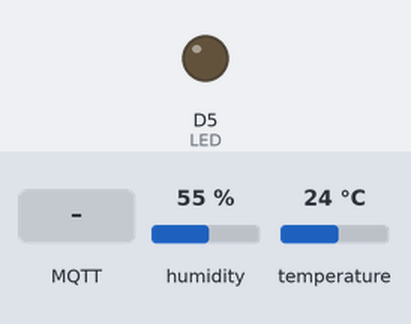
This sketch was run on a simulated ESP8266 (NodeMCU). Shown: output pins drawn as LEDs (lit = HIGH). The test bench sets the inputs (shaded band); at power-on: humidity 55 %, temperature 24 °C. WiFi joins after 1.5 s; servers stay silent unless stated; no MQTT or app messages arrive unless stated; what the sketch prints to the serial monitor is not drawn.

Above: at 2.7 s.
2.8 s: MQTT message "1" arrives on the first subscribed topic
At 4.0 s:
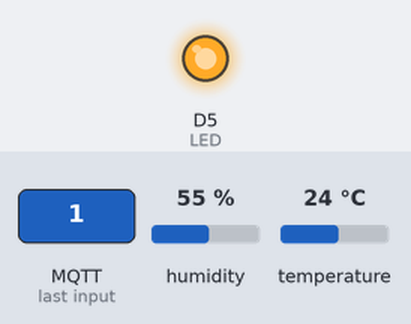
4.3 s: MQTT message "0" arrives on the first subscribed topic
At 5.2 s:
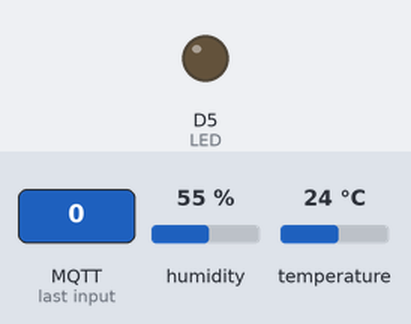
Timing chart, 0 to 7.3 s (numbered marks = the images above; inputs shaded):
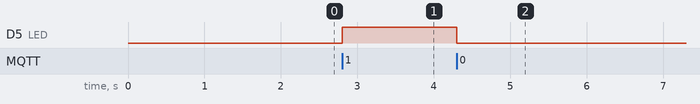

Measured:
- after the input at 2.8 s, D5 (LED): LOW → HIGH at once
- after the input at 4.3 s, D5 (LED): HIGH → LOW at once

The sketch:

iot-final.ino
```cpp
#include <DHT.h>
#include <DHT_U.h>

#include <LiquidCrystal.h>


/*
 Basic ESP8266 MQTT example
 This sketch demonstrates the capabilities of the pubsub library in combination
 with the ESP8266 board/library.
 It connects to an MQTT server then:
  - publishes "hello world" to the topic "outTopic" every two seconds
  - subscribes to the topic "inTopic", printing out any messages
    it receives. NB - it assumes the received payloads are strings not binary
  - If the first character of the topic "inTopic" is an 1, switch ON the ESP Led,
    else switch it off
 It will reconnect to the server if the connection is lost using a blocking
 reconnect function. See the 'mqtt_reconnect_nonblocking' example for how to
 achieve the same result without blocking the main loop.
 To install the ESP8266 board, (using Arduino 1.6.4+):
  - Add the following 3rd party board manager under "File -> Preferences -> Additional Boards Manager URLs":
       http://arduino.esp8266.com/stable/package_esp8266com_index.json
  - Open the "Tools -> Board -> Board Manager" and click install for the ESP8266"
  - Select your ESP8266 in "Tools -> Board"
*/

#include <ESP8266WiFi.h>
#include <PubSubClient.h>


// Update these with values suitable for your network.

const char* ssid = "Robotics - IoT Club";
const char* password = "Lab86Robotics";
const char* mqtt_server = "tailor.cloudmqtt.com";
const int mqttPort = 12441;
const char* mqttUser = "fveemrgv";
const char* mqttPassword = "pP6zvwB42Mes";
WiFiClient espClient;
PubSubClient client(espClient);
unsigned long lastMsg = 0;
#define MSG_BUFFER_SIZE	(100)
#define LED D5
#define DHTSENSOR D6
char msg[MSG_BUFFER_SIZE];
int value = 0;
DHT dht(DHTSENSOR,DHT11);

void setup_wifi() {

  delay(10);
  // We start by connecting to a WiFi network
  Serial.println();
  Serial.print("Connecting to ");
  Serial.println(ssid);

  WiFi.begin(ssid, password);

  while (WiFi.status() != WL_CONNECTED) {
    delay(500);
    Serial.print(".");
  }

  randomSeed(micros());

  Serial.println("");
  Serial.println("WiFi connected");
  Serial.println("IP address: ");
  Serial.println(WiFi.localIP());
}

void callback(char* topic, byte* payload, unsigned int length) {
  Serial.print("Message arrived [");
  Serial.print(topic);
  Serial.print("] ");
  for (int i = 0; i < length; i++) {
    Serial.print((char)payload[i]);
  }
  Serial.println();

  // Switch on the LED if an 1 was received as first character
  if ((char)payload[0] == '1') {
    digitalWrite(LED, HIGH);   // Turn the LED on (Note that LOW is the voltage level
    Serial.println("bat den");
  } else {
    digitalWrite(LED, LOW);  // Turn the LED off by making the voltage HIGH
    Serial.println("tat den");
  }

}

void reconnect() {
  // Loop until we're reconnected
  while (!client.connected()) {
    Serial.print("Attempting MQTT connection...");
    if (client.connect("ESP8266Client1", mqttUser, mqttPassword )) {
      Serial.println("connected");
      // Once connected, publish an announcement...
      client.publish("greeting", "lt" );
      // ... and resubscribe
      client.subscribe("lt-esp");
    } else {
      Serial.print("failed, rc=");
      Serial.print(client.state());
      Serial.println(" try again in 5 seconds");
      // Wait 5 seconds before retrying
      delay(5000);
    }
  }
}

void setup() {
  dht.begin();
  pinMode(LED, OUTPUT);     // Initialize the BUILTIN_LED pin as an output
  Serial.begin(115200);
  pinMode(DHTSENSOR, INPUT);
  setup_wifi();
  client.setServer(mqtt_server, 12441);
  client.setCallback(callback);
}

void loop() {

  if (!client.connected()) {
    reconnect();
  }
  client.loop();

  unsigned long now = millis();
  if (now - lastMsg > 5000) {
    lastMsg = now;
    float temp = dht.readTemperature();
    float humi = dht.readHumidity();
    snprintf (msg, MSG_BUFFER_SIZE,"{\"temperature\": %f, \"humidity\": %f}", temp, humi);
    Serial.print("Publish message: ");
    Serial.println(msg);
    client.publish("lt", msg );
  }
}
```
